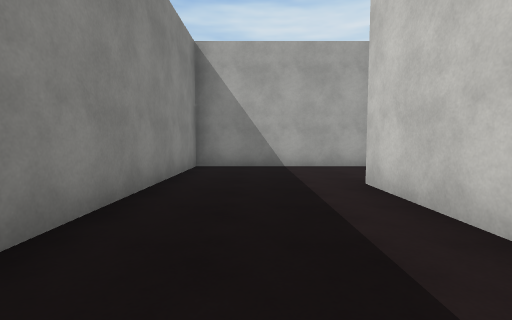
View 1 (above)

21 first-person views from a walk through a Unity game level. The camera is 1.3 m above the floor, tilts 4° down and sees 85° across. The floor is counted in squares, 1.89 m on a side. Each view is taken from the middle of a square. On the plan, view 1 faces up. The plan holds only what a view shows up to about 9 squares ahead; the rest is blank. The place goes on beyond the plan. The player character is not drawn. Surface patterns are stand-ins for the level's own textures.

View 2
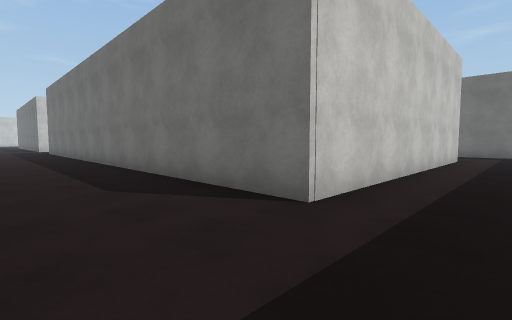

View 3
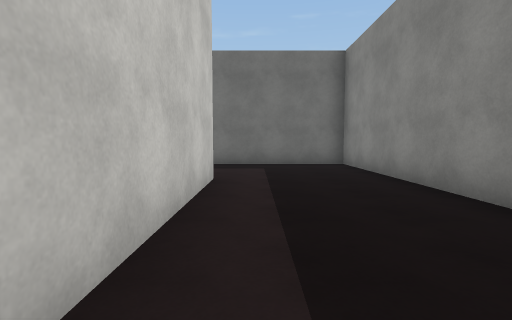

View 4
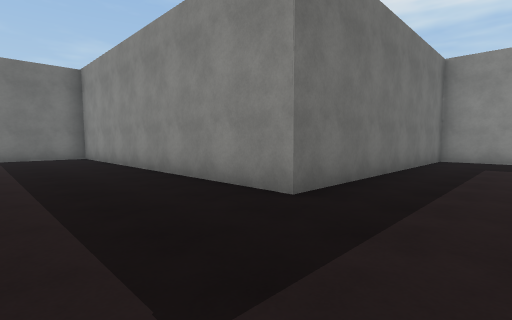

View 5
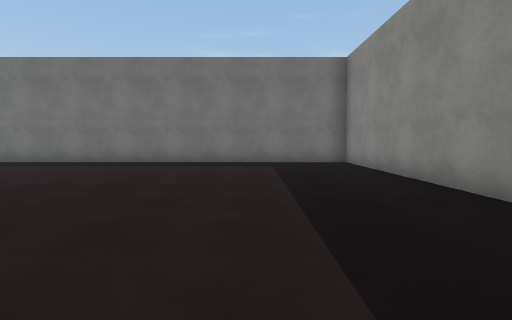

View 6
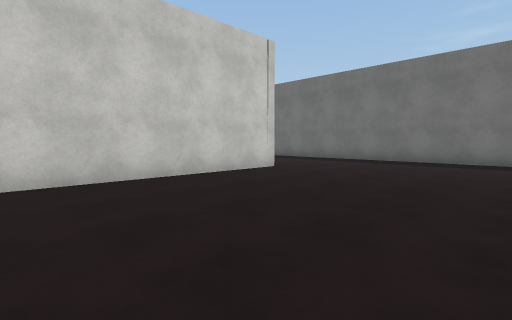

View 7
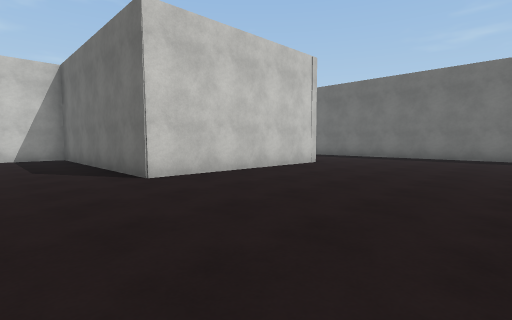

View 8
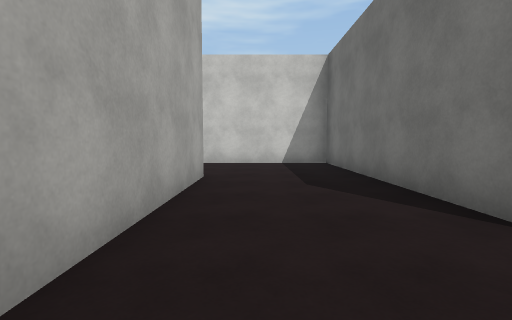

View 9
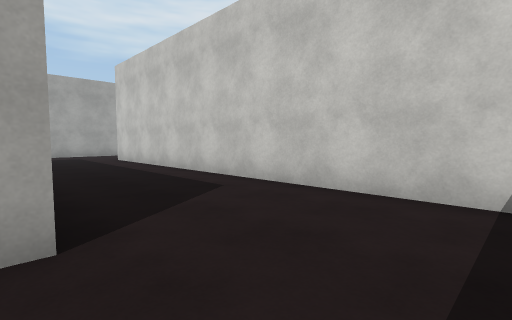

View 10
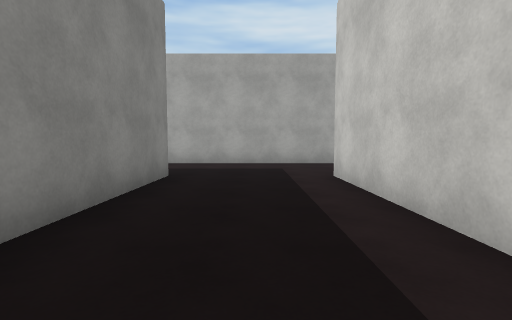

View 11
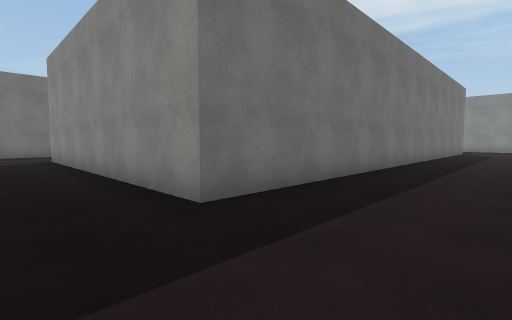

View 12
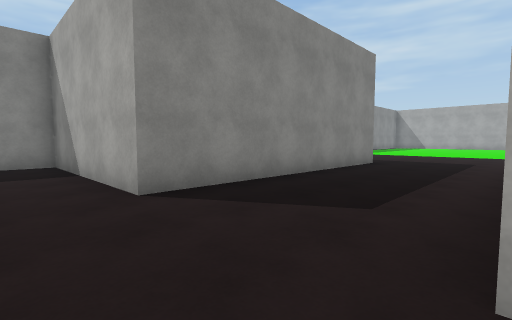

View 13
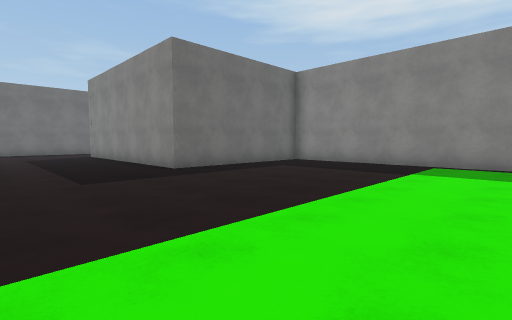

View 14
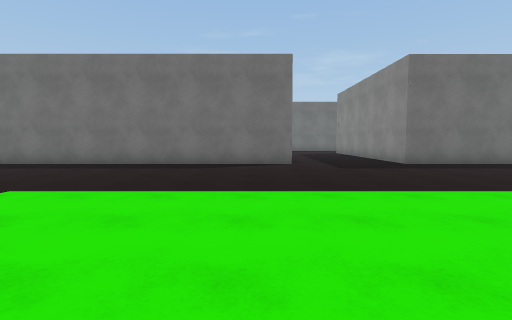

View 15
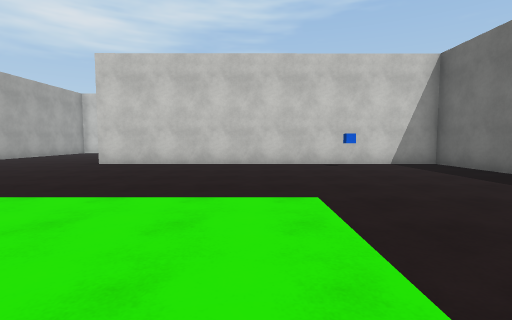

View 16
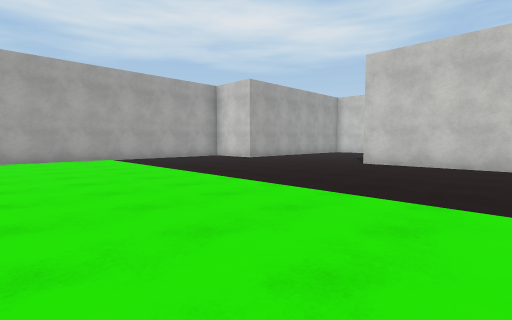

View 17
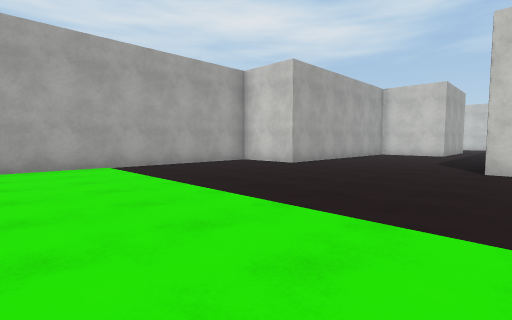

View 18
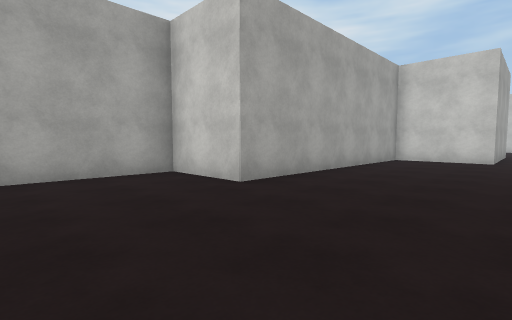

View 19
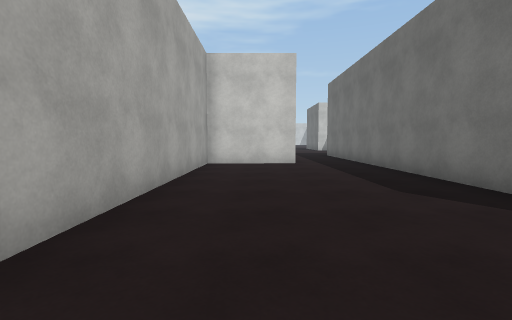

View 20
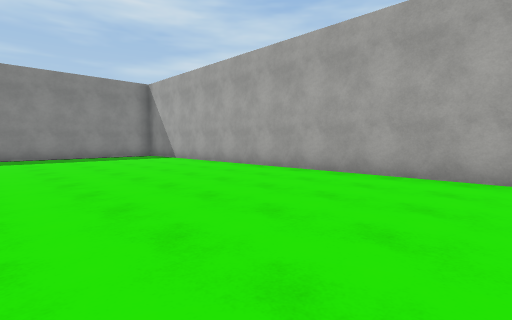

View 21
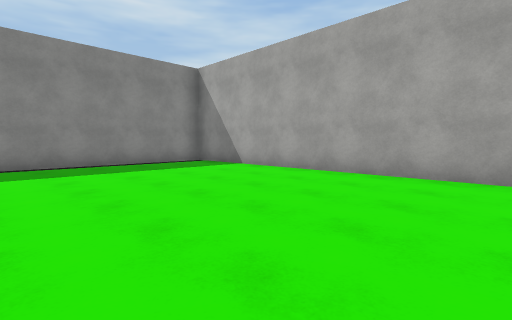

### Floor plan
Points are (right, up) in squares from view 1. A wall is a line through its corners. A room is listed if a view was taken in it or the views show most of it. See-through windows are left out.
Room 1 (views 1, 2, 3, 4, 5, 6, 7, 8, 9, 10, 11, 12, 13, 14, 15, 16, 17, 18, 19, 20, 21)
walls: (6.9, 14.6) (16.4, 14.6) (16.3, 24.7); (21.4, 7.4) (16.2, 7.4); (0.2, 14.6) (3.5, 14.6) (3.5, 7.4) (-1.6, 7.4) (-1.6, 1.7); (1.8, -4.1) (1.7, 4.4) (17.3, 4.4) (17.3, -4) (13, -4); (-1.6, -1.7) (-1.6, -7.2) (6.2, -7.2) (6.2, -16.8) (17.1, -16.8); (-1.6, 20.7) (-1.6, 16.8); (18.5, 24.7) (24, 24.7); (13.9, -12.7) (13.9, -7.2) (20.5, -7.2) (20.5, 4.5); (24.5, 26.8) (23.4, 26.8) (23.4, 29.4) (16.1, 29.4) (16.1, 31.7) (-0.1, 31.7); (-1.7, 30.2) (-1.6, 26.3)

Where each view was taken, in squares from view 1:
view 1: 0 up, 0 right, facing up
view 2: 7 up, 0 right, facing down-right
view 3: 1 up, 1 right, facing down
view 4: 5 down, 9 right, facing down-left
view 5: 8 down, 9 right, facing down
view 6: 7 down, 9 right, facing down-right
view 7: 5 down, 9 right, facing down-right
view 8: 5 down, 12 right, facing right
view 9: 6 down, 17 right, facing up-right
view 10: 1 down, 19 right, facing up
view 11: 7 up, 19 right, facing down-left
view 12: 6 up, 7 right, facing up-left
view 13: 21 up, 7 right, facing down-left
view 14: 23 up, 8 right, facing down
view 15: 20 up, 8 right, facing right
view 16: 21 up, 8 right, facing up-right
view 17: 24 up, 9 right, facing up-right
view 18: 26 up, 13 right, facing up-right
view 19: 28 up, 15 right, facing right
view 20: 26 up, 11 right, facing up-left
view 21: 26 up, 7 right, facing up-left
